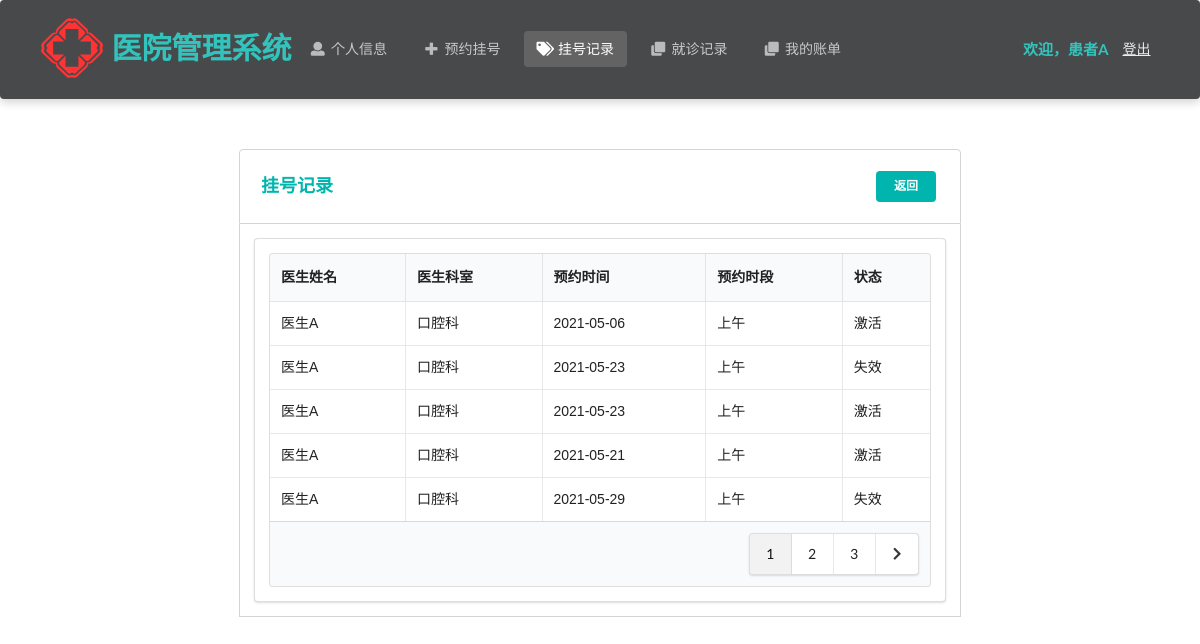
The page /patient/appointment (signed in) on the database its author committed.
### Hospital/models.py (models this page shows, shortened)
class Patient(models.Model):
    name = models.CharField(max_length=10)  # 姓名
    password = models.CharField(max_length=32)  # 密码
    gender = models.CharField(max_length=32, choices=gender_choices)  # 性别
    identity_card_no = models.CharField(max_length=32, unique=True)  # 身份证号
    medical_insurance = models.BooleanField()  # 是否有医保
    telephone_no = models.CharField(max_length=32)  # 电话号码
    birth_date = models.DateField()  # 出生日期
    create_time = models.DateTimeField(auto_now_add=True)  # 注册时间

class Appointment(models.Model):
    time_choices = (
        ('Morning', '上午'),
        ('Afternoon', '下午')
    )
    patient = models.ForeignKey(Patient, on_delete=models.CASCADE) # 患者
    doctor = models.ForeignKey(Doctor, on_delete=models.CASCADE)  # 医生
    create_time = models.DateTimeField(auto_now_add=True)  # 创建时间
    appointment_date = models.DateTimeField()  # 预约日期
    appointment_time = models.CharField(max_length=16, choices=time_choices)  # 预约时间（上下午）
    isActive = models.BooleanField(default=True)  # 是否有效
    class Meta:
        ordering = ["-create_time"]

class Doctor(models.Model):
    department_choices = (
        ('Department of Internal Medicine', '内科'),
        ('Department of Surgery', '外科'),
        ('Department of Pediatrics', '儿科'),
        ('Department of Obstetrics and Gynecology', '妇产科'),
        ('Department of Traditional Chinese Medicine', '中医科'),
        ('Department of Dermatology', '皮肤科'),
        ('Department of Oral Medicine', '口腔科'),
    )
    title_choices = (
        ('director physician', '主任医师'),
        ('assistant director physician', '副主任医师'),
        ('physician', '医师')
    )
    name = models.CharField(max_length=10)  # 姓名
    password = models.CharField(max_length=32)  # 密码
    gender = models.CharField(max_length=32, choices=gender_choices)  # 性别
    identity_card_no = models.CharField(max_length=32, unique=True)  # 身份证号
    department = models.CharField(max_length=64, choices=department_choices)  # 科室
    title = models.CharField(max_length=32, choices=title_choices)  # 职称
    description = models.TextField(max_length=512, default='暂无简介')  # 简介
    create_time = models.DateTimeField(auto_now_add=True)  # 注册时间

### Hospital/patientViews.py (the view)
# urls.py: path('patient/appointment', patientViews.appointment),
def appointment(request):
    identity_card_no = request.session['identity_card_no']
    patient = models.Patient.objects.get(identity_card_no=identity_card_no)
    appointments = models.Appointment.objects.filter(patient=patient)
    num_per_page = 5
    paginator = Paginator(appointments, num_per_page)
    page = request.GET.get('page', 1)
    try:
        page_obj = paginator.page(page)
    except PageNotAnInteger:
        page_obj = paginator.page(1)
    except EmptyPage:
        page_obj = paginator.page(paginator.num_pages)
    is_paginated = True if paginator.num_pages > 1 else False
    page_range = paginator.get_elided_page_range(page, on_each_side=3, on_ends=2)
    return render(request, 'patient/appointment.html', locals())

### Hospital/templates/patient/appointment.html (shortened to what this page needs)
<!DOCTYPE html>
<html lang="ch">
{% load static %}
<head>
    <link rel="stylesheet" href="https://cdn.jsdelivr.net/semantic-ui/2.2.4/semantic.min.css">
    <link rel="stylesheet" href="../../static/Hospital/css/me.css">
    <link rel="stylesheet" href="{% static 'Hospital/css/entry.css' %}">
</head>
<body>
    <nav class="ui inverted  segment m-padded-tb-large m-shadow-small m-opacity-mini">
        <div class="ui container">
            <div class="ui inverted secondary stackable menu">
                <img src="../../static/Hospital/img/logo.svg" height="80" width="80"/>
                <h2 class="ent">医院管理系统</h2>
                <a href="/patient/info" class="m-item item"><i class="user icon"></i>个人信息</a>
                <a href="/patient/makeAppointment" class="m-item item"><i class="plus icon"></i>预约挂号</a>
                <a href="/patient/appointment" class="active m-item item"><i class="tags icon"></i>挂号记录</a>
                <a href="/patient/diagnosis" class="m-item item"><i class="clone icon"></i>就诊记录</a>
                <a href="/patient/bill" class="m-item item"><i class="clone icon"></i>我的账单</a>
                <div class="right m-item item">
                    <h4 class="ui teal header item">欢迎，{{ patient.name }}</h4>
                    <a href="/patient/logout/" class="text-success "><ins>登出</ins></a>
                </div>
            </div>
        </div>
    </nav>
    <div class="m-container-small m-padded-tb-big">
        <div class="container">
            <div class="ui top attached rounded padded segment">
                <div class="ui middle aligned two column grid">
                    <div class="column">
                        <h3 class="ui teal header">挂号记录</h3>
                    </div>
                    <div class="basic right aligned column">
                        <a href="/patient/info/" class="ui teal tiny centered button">返回</a>
                    </div>
                </div>
            </div>
            <div class="ui attached segment">
                <div class="ui segment ">
                    <table class="ui celled table">
                        <thead>
                            <tr>
                                <th>医生姓名</th>
                                <th>医生科室</th>
                                <th>预约时间</th>
                                <th>预约时段</th>
                                <th>状态</th>
                            </tr>
                        </thead>
                        <tbody>
                            {% for rec in page_obj%}
                            <tr>
                                <td>{{ rec.doctor.name }}</td>
                                <td>{{ rec.doctor.get_department_display }}</td>
                                <td>{{ rec.appointment_date|date:"Y-m-d" }}</td>
                                <td>{{ rec.get_appointment_time_display }}</td>
                                <td>{% if rec.isActive %} 激活 {% else %} 失效 {% endif %}</div></td>
                            </tr>
                            {% endfor %}
                      <tfoot>
                        {% if is_paginated %}
                        <tr><th colspan="5">
                          <div class="ui right floated pagination menu">
                              {% for i in page_range %}
                                {% if page_obj.number == i %}
                                    <a class="item active">{{ i }}</a>
                                {% elif i == '…' %}
                                    <a class="item" href="?page=1">{{ i }}</a>
                                {% else %}
                                    <a class="item" href="?page={{ i }}">{{ i }}</a>
                                {% endif %}
                              {% endfor %}
                              {% if page_obj.has_next %}
                              <a class="icon item" href ="?page={{ page_obj.next_page_number }}">
                              <i class="right chevron icon"></i>
                              </a>
                              {% endif %}
                          </div>
                        </th>
                      </tr>
                      {% endif %}
                      </tfoot>
    <br>
    <br>
    <br>
</body>
</html>

### Hospital/static/Hospital/css/me.css (style rules this page uses)
.m-padded-tb-large { padding-top: 1.3em !important; padding-bottom: 1.3em !important; }
.m-padded-tb-big { padding-top: 3em !important; padding-bottom: 3em !important; }
.m-opacity-mini { opacity: 0.8!important; }
.m-container-small { max-width: 60em !important; margin: auto !important; }
.m-shadow-small { -webkit-box-shadow: 0 4px 8px rgba(0,0,0,0.2) !important; box-shadow: 0 4px 8px rgba(0,0,0,0.2) !important; }

### Hospital/static/Hospital/css/entry.css (style rules this page uses)
* { margin: 0; padding: 0; }
a { text-decoration: none; }
body { -webkit-font-smoothing: antialiased; background-color: #fff; font: 12px/1.5 Microsoft YaHei, Heiti SC, tahoma, arial, Hiragino Sans GB, "\5B8B\4F53", sans-serif; color: #666; }
.ui img { margin-top:-10px; margin-bottom:-10px; }
.ui .ent { font-size:30px; margin-top:10px; color:#00B5AD; }

### rows shown on the page
Patient: name "患者A"
Appointment: doctor.name "医生A", doctor.department "口腔科", appointment_date "2021-05-06", appointment_time "上午", isActive "激活"
Appointment: doctor.name "医生A", doctor.department "口腔科", appointment_date "2021-05-23", appointment_time "上午", isActive "失效"
Appointment: doctor.name "医生A", doctor.department "口腔科", appointment_date "2021-05-23", appointment_time "上午", isActive "激活"
Appointment: doctor.name "医生A", doctor.department "口腔科", appointment_date "2021-05-21", appointment_time "上午", isActive "激活"
Appointment: doctor.name "医生A", doctor.department "口腔科", appointment_date "2021-05-29", appointment_time "上午", isActive "失效"

### other values the page prints
{{ i }} "1"
{{ i }} "2" "3"
